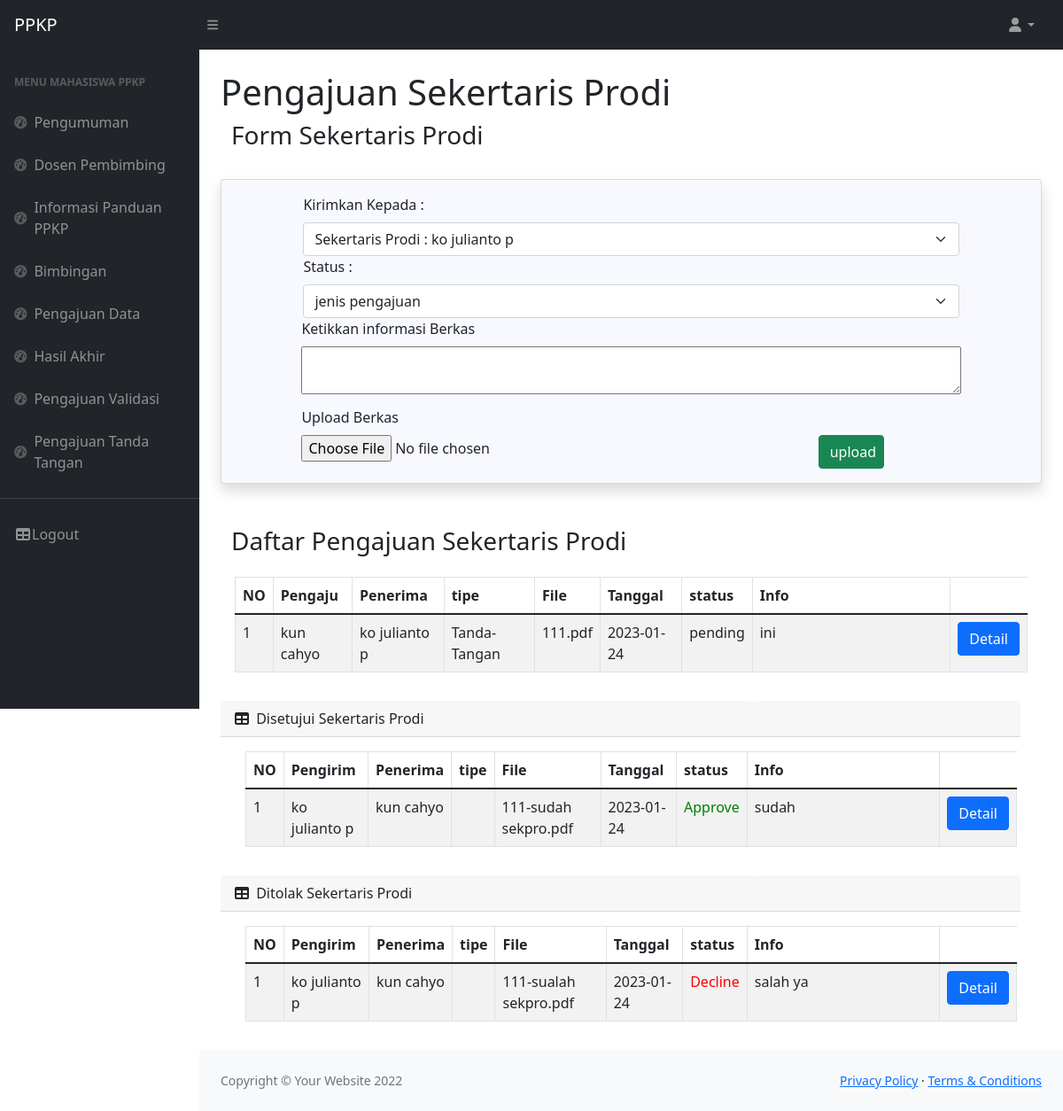
Screenshot of /Pengajuan-Validasi.php (signed in) with the database file from the repository.
### tables this page shows
CREATE TABLE `tanda_tangan` (
  `id` int(11) NOT NULL,
  `mengajukan` varchar(200) NOT NULL,
  `penerima` varchar(200) NOT NULL,
  `tipe` varchar(20) NOT NULL,
  `file` varchar(200) NOT NULL,
  `info` text NOT NULL,
  `tanggal` date NOT NULL,
  `status` varchar(20) NOT NULL
);

CREATE TABLE `mahasiswa_kp` (
  `id` int(11) NOT NULL,
  `id_user` int(11) NOT NULL,
  `id_dosen` int(11) NOT NULL,
  `prodi` varchar(100) NOT NULL,
  `nim_mahasiswa` bigint(20) NOT NULL,
  `nama_mahasiswa` varchar(250) NOT NULL,
  `judu_kp` varchar(200) NOT NULL,
  `lokasi_kp` varchar(200) NOT NULL,
  `alamat` varchar(200) NOT NULL,
  `kontak` varchar(12) NOT NULL,
  `status_kp` varchar(50) NOT NULL,
  `status_dosen` varchar(50) NOT NULL
);

CREATE TABLE `sekpro` (
  `id` int(11) NOT NULL,
  `id_user` int(11) NOT NULL,
  `nidn` varchar(50) NOT NULL,
  `prodi` varchar(100) NOT NULL,
  `nama` varchar(200) NOT NULL,
  `email` varchar(50) NOT NULL,
  `status` varchar(50) NOT NULL,
  `status_akun` varchar(50) NOT NULL
);

### Pengajuan-Validasi.php (the view, shortened to what this page needs)
<!DOCTYPE html>
<html lang="en">
    <head>
        <link href="https://cdn.jsdelivr.net/npm/simple-datatables@latest/dist/style.css" rel="stylesheet" />
        <link href="css/styles.css" rel="stylesheet" />
        <link href="vendor/fontawesome-free/css/all.min.css" rel="stylesheet" type="text/css">
    </head>
    <body class="sb-nav-fixed">
        <?php
        require('_partial/navbar.php');
            require('_partial/sidebar.php');
             $id_log= $_SESSION['id'];
            ?>
                <main>
                    <div class="container-fluid px-4">
                        <h1 class="mt-4">Pengajuan Sekertaris Prodi</h1>
                        <div class="content-wrapper ">
                            <div class="content-header">
                                <div class="container-fluid">
                                    <h3>Form Sekertaris Prodi</h3>
                                </div>
                            </div>
                            <br>
                            <div class="card shadow mb-4" style="background-color:#F8F8FF;">
                                <div class="card-body tab-content" id="myTabContent">
                            <form method="POST" action="proses/pengajuan-sekpro.php" enctype="multipart/form-data">
                            <div class="row">
                                <label class="form-label col-10 offset-1">Kirimkan Kepada :</label>
                                <div class="col-10 offset-1">
                                <?php
                                    $sql_sekpro =mysqli_query($koneksi,"SELECT m.*, s.* FROM mahasiswa_kp m JOIN sekpro s on m.prodi=s.prodi WHERE m.id_user=$id_log");
                                    $rowsekpro = mysqli_fetch_assoc($sql_sekpro);
                                        $id_sekpro=$rowsekpro['id_user'];
                                        $identitas_sekpro = $rowsekpro['nama'];
                                ?>
                                <select id="penerima" name="penerima" class="form-select">
                                    <option selected value="<?php echo $id_sekpro;?>">Sekertaris Prodi : <?php echo $identitas_sekpro; ?></option>
                                </select>
                                </div>
                            </div>
                            <div class="row">
                                    <label class="form-label col-10 offset-1">Status :</label>
                                    <div class="col-10 offset-1">
                                    <select id="tipe" name="tipe" class="form-select">
                                        <option value="jenis" disabled selected="selected">jenis pengajuan</option>
                                    </select>
                                    </div>
                                </div>
                                <label class="form-label col-11 offset-1">Ketikkan informasi Berkas</label>
                                <textarea class="form-label col-10 offset-1" id="info" name="info"></textarea>
                                <br>
                                <div class="row col-12">
                                <label class="form-label col-10 offset-1">Upload Berkas</label>
                                <br>
                                <input type="file" class="form-control-file col-8 offset-1" id="form-ttd" name="form-ttd">
                                <input type="submit" class="btn btn-success col-1" id="tambah-form-ttd" name="tambah-form-ttd" value="upload">
                                </div>
                            </form>
                            </div>
                        </div>
                        <br>
                    <div class="content-header">
                                <div class="container-fluid">
                                    <h3>Daftar Pengajuan Sekertaris Prodi</h3>
                                </div>
                            </div>
                        <div class="card-body">
                            <table id="datatablesSimple" class="display table table-striped table-bordered">
                                    <thead>
                                        <tr>
                                            <th>NO</th>
                                            <th>Pengaju</th>
                                            <th>Penerima</th>
                                            <th>tipe</th>
                                            <th>File</th>
                                            <th>Tanggal</th>
                                            <th>status</th>
                                            <th>Info</th>
                                        </tr>
                                    </thead>
                                    <tbody>
                                    <?php
                            $no=1;
                                $sql = 'SELECT t.id, m.nama_mahasiswa, d.nama, t.tipe, t.file, t.tanggal,
                                t.status, t.info FROM `tanda_tangan` t join `sekpro` d on d.id_user=t.penerima join `mahasiswa_kp` m on t.mengajukan=m.id_user where m.id_user='.$id_log.' and t.status="pending" ORDER by t.id DESC;';
                                $query = mysqli_query($koneksi, $sql);
                                    while ($row = mysqli_fetch_array($query))
                                        {
                                        ?>
                                        <tr>
                                        <td><?php echo $no++;?></td>
                                            <td><?php echo $row['nama_mahasiswa'];?></td>
                                            <td><?php echo $row['nama'];?></td>
                                            <td><?php echo $row['tipe'];?></td>
                                            <td><?php echo $row['file'];?></td>
                                            <td><?php echo $row['tanggal'];?></td>
                                            <td><?php echo $row['status'];?></td>
                                            <td class="col-3"><?php echo $row['info'];?></td>
                                            <td><a class="btn btn-primary" href="view/view-ttd-kp.php?nama=<?php echo $row['file'];?>">Detail</a></td>
                                        </tr>
                                <?php
                                    }
                                    ?>
                                            </tbody>
                                        </table>
                                </div>
                    <div class="container-fluid">
                                <div class="row col-md-12">
                                    <div class="card-header col-md-8">
                                        <i class="fas fa-table me-1"></i>
                                        Disetujui Sekertaris Prodi
                                    </div>
                                    <div class="card-header col-md-4">
                                    </div>
                                </div>
                            <div class="card-body">
                                <table id="datatablesSimple" class="display table table-striped table-bordered">
                                    <thead>
                                        <tr>
                                        <th>NO</th>
                                        <th>Pengirim</th>
                                        <th>Penerima</th>
                                        <th>tipe</th>
                                        <th>File</th>
                                        <th>Tanggal</th>
                                        <th>status</th>
                                        <th>Info</th>
                                        </tr>
                                    </thead>
                                    <tbody>
                                    <?php
                                $no=1;
                                $sql = "SELECT t.id, m.nama_mahasiswa, d.nama, t.tipe, t.file, t.tanggal,
                                t.status, t.info FROM `tanda_tangan` t join `sekpro` d on d.id_user=t.penerima join `mahasiswa_kp` m on t.mengajukan=m.id_user where m.id_user='$id_log' and t.status='Approve';";
                                $query = mysqli_query($koneksi, $sql);
                                    while ($row = mysqli_fetch_array($query))
                                        {
                                        ?>
                                        <tr>
                                        <td><?php echo $no++;?></td>
                                        <td><?php echo $row['nama'];?></td>
                                            <td><?php echo $row['nama_mahasiswa'];?></td>
                                            <td><?php echo $row['tipe'];?></td>
                                            <td><?php echo $row['file'];?></td>
                                            <td><?php echo $row['tanggal'];?></td>
                                            <td style="color:green ;"><?php echo $row['status'];?></td>
                                            <td class="col-3"><?php echo $row['info'];?></td>
                                            <td><a class="btn btn-primary" href="view/view-ttd-kp.php?nama=<?php echo $row['file'];?>">Detail</a></td>
                                        </tr>
                                <?php
                                    }
                                    ?>
                                    </tbody>
                                </table>
                            </div>
                                </div>
                <div class="container-fluid">
                                <div class="row col-md-12">
                                    <div class="card-header col-md-8">
                                        <i class="fas fa-table me-1"></i>
                                        Ditolak Sekertaris Prodi
                                    </div>
                                    <div class="card-header col-md-4">
                                    </div>
                                </div>
                            <div class="card-body">
                                <table id="datatablesSimple" class="display table table-striped table-bordered">
                                    <thead>
                                        <tr>
                                        <th>NO</th>
                                        <th>Pengirim</th>
                                        <th>Penerima</th>
                                        <th>tipe</th>
                                        <th>File</th>
                                        <th>Tanggal</th>
                                        <th>status</th>
                                        <th>Info</th>
                                        </tr>
                                    </thead>
                                    <tbody>
                                    <?php
                                $no=1;
                                $sql = "SELECT t.id, m.nama_mahasiswa, d.nama, t.tipe, t.file, t.tanggal,
                                t.status, t.info FROM `tanda_tangan` t join `sekpro` d on d.id_user=t.penerima join `mahasiswa_kp` m on t.mengajukan=m.id_user where m.id_user='$id_log' and t.status='Decline';";
                                $query = mysqli_query($koneksi, $sql);
                                    while ($row = mysqli_fetch_array($query))
                                        {
                                        ?>
                                        <tr>
                                        <td><?php echo $no++;?></td>
                                        <td><?php echo $row['nama'];?></td>
                                            <td><?php echo $row['nama_mahasiswa'];?></td>
                                            <td><?php echo $row['tipe'];?></td>
                                            <td><?php echo $row['file'];?></td>
                                            <td><?php echo $row['tanggal'];?></td>
                                            <td style="color:Red ;"><?php echo $row['status'];?></td>
                                            <td class="col-3"><?php echo $row['info'];?></td>
                                            <td><a class="btn btn-primary" href="view/view-ttd-kp.php?nama=<?php echo $row['file'];?>">Detail</a></td>
                                        </tr>
                                <?php
                                    }
                                    ?>
                                    </tbody>
                                </table>
                            </div>
                                </div>
            </div>
        </div>
                </main>
                <?php
                require('_partial/footer.php')
                ?>
    </body>
</html>

### rows the page displays
tanda_tangan: mahasiswa_kp.nama_mahasiswa "kun cahyo", sekpro.nama "ko julianto p", tipe "Tanda-Tangan", file "111.pdf", tanggal "2023-01-24", status "pending", info "ini"
tanda_tangan: sekpro.nama "ko julianto p", mahasiswa_kp.nama_mahasiswa "kun cahyo", file "111-sudah sekpro.pdf", tanggal "2023-01-24", status "Approve", info "sudah"
tanda_tangan: sekpro.nama "ko julianto p", mahasiswa_kp.nama_mahasiswa "kun cahyo", file "111-sualah sekpro.pdf", tanggal "2023-01-24", status "Decline", info "salah ya"
